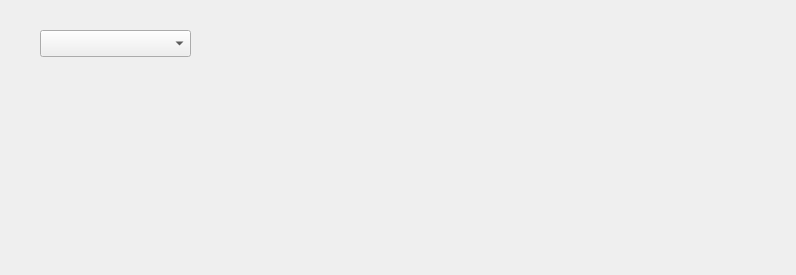
<?xml version="1.0" encoding="UTF-8"?>
<ui version="4.0">
 <class>Oscillator</class>
 <widget class="QWidget" name="Oscillator">
  <property name="geometry">
   <rect>
    <x>0</x>
    <y>0</y>
    <width>796</width>
    <height>275</height>
   </rect>
  </property>
  <property name="windowTitle">
   <string>Form</string>
  </property>
  <widget class="QComboBox" name="comboWaveform">
   <property name="geometry">
    <rect>
     <x>40</x>
     <y>30</y>
     <width>151</width>
     <height>27</height>
    </rect>
   </property>
  </widget>
 </widget>
 <resources/>
 <connections/>
</ui>
